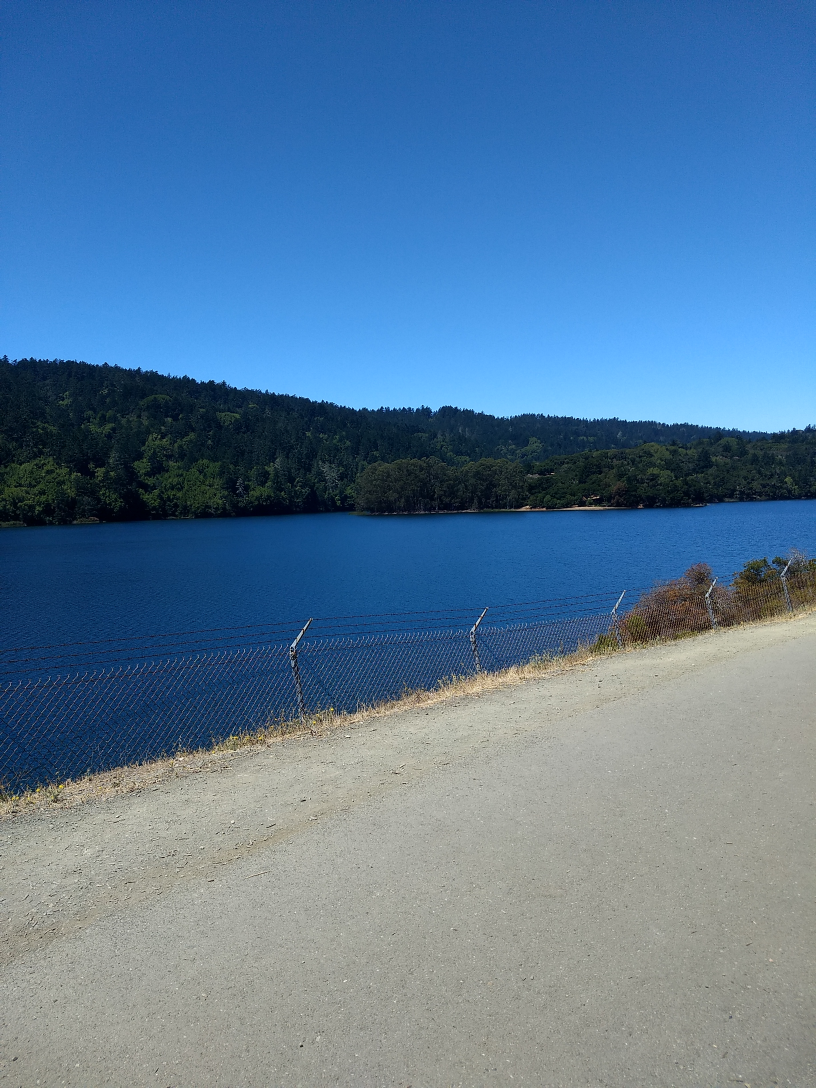
#> input picture black_mountain.jpg, 2448 x 3264 px (shown at 1/3 size)
$ python HW7_filemanager_SA.py
#> lines starting #> are read from the running program, lines starting #| are printed output that depends on the picture
# -*- coding: utf-8 -*-
"""
File Manager Dropdown Script
Created on Sun Oct 10 12:07:31 2021
@author: salma

v1.0
Opens a file manager window where the user can view all files in the current directory
and allows the user to choose a file (images only so far) from the current or a DIFFERENT
directory and view it using OpenCV. So far, this works for PC, need to test it on a Mac.

"""

import cv2
import os
import tkinter as tk
from tkinter import filedialog

#creating the file manager popup window (using tkinter)
root = tk.Tk()
root.withdraw()
print('Working directory:',os.getcwd())
file = filedialog.askopenfilename() #the file you choose is in the form of the pathway string
#> the answer given: black_mountain.jpg
print('File chosen:',file)

#viewing the selected image
try:
    image = cv2.imread(file)
#> image is the input picture: shape (3264, 2448, 3); mean B, G, R 154.3, 122.8, 88.8
    #print('Image size',image.shape)
    raw_dim = image.shape
#> raw_dim = (3264, 2448, 3)
    new_dim = (int(raw_dim[0]/4),int(raw_dim[1]/4))
#> new_dim = (816, 612)
    #print('New image size:',new_dim)
    cv2.imshow('Selected image (resized to fit window)',cv2.resize(image,new_dim))
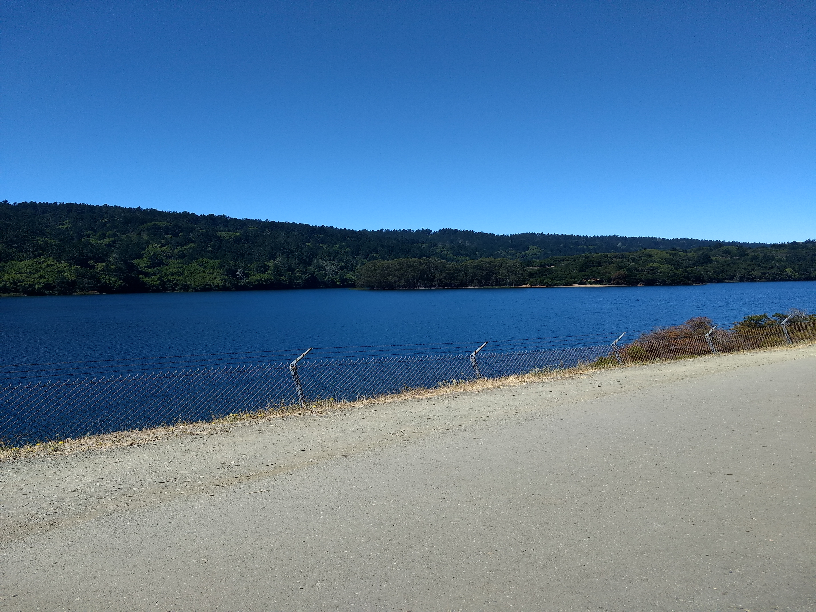
#> window 'Selected image (resized to fit': shape (612, 816, 3); mean B, G, R 154.3, 122.8, 88.9
    #cv2.imshow('Selected image (original)',image)
    cv2.waitKey(0)
    print('Program closed. Bye!')
except AttributeError:
    print(' ')
    print('Error, file must be an image (i.e. jpeg or a png)')
